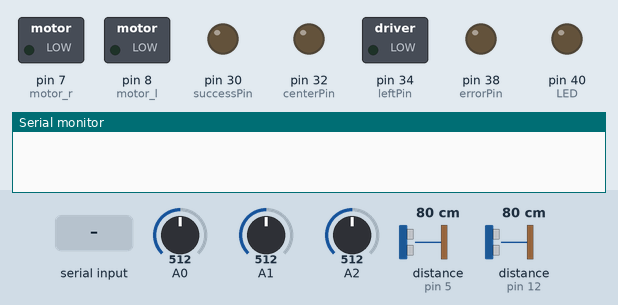
Simulated run of this sketch. Board: Arduino Mega 2560, built with avr-gcc and run on an emulated ATmega2560. On the bench: switched loads named in the sketch (green lamp = pin HIGH), output pins drawn as LEDs (lit = HIGH), the last lines printed to the serial monitor. The inputs (shaded band) are chosen by the test bench; at power-on: A0 = 512, A1 = 512, A2 = 512, distance to the obstacle (sensors on pin 5, pin 12) 80 cm. The echo pulse lasts 58.3 µs per cm; pins used as bus, display or sensor lines are not drawn.

Above: at 1.2 s.
1.3 s: "1" received over Serial
At 2.5 s:
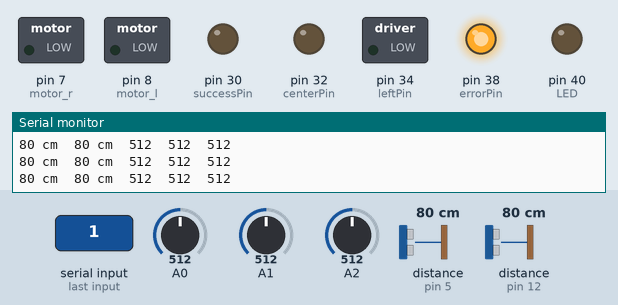
8.8 s: A0 set to 110
11.8 s: A0 set to 93
Timing chart, 0 to 14.3 s (numbered marks = the images above; inputs shaded):
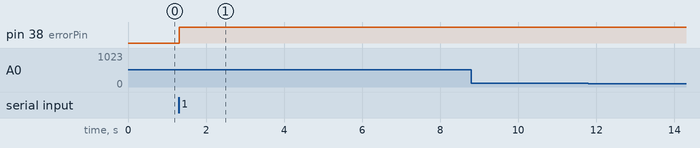

Measured:
- after the input at 1.3 s, pin 38 (errorPin): LOW → HIGH at once

The sketch:

LRS_COM.ino
```cpp
// Written by Jonah Embry
// Last Updated: 3/26/2021
// This is the overall code for the LRS Communication Protocols
// In this system, the LRS Mega fuctions as the Master: Z-stage (Device 8) and (CRS Device 9) are slaves
// This version of the code is meant purely to plug the charger in. We can worry about uplugging it later
// Include the required Wire library for I2C<br>


#include <Wire.h>
#include <RedBot.h>

//Declare IR sensors
RedBotSensor left_sen = RedBotSensor(A2);
RedBotSensor center_sen = RedBotSensor(A1);
RedBotSensor right_sen = RedBotSensor(A0);

//motor right
#define motor_r 7
//motor left
#define motor_l 8
int lineStandard = 1000;

//Motor Speeds
int fullSpeed = 110;
int turnSpeed = 80;
int stopSpeed = 0;

//LED pins
#define errorPin 38 //RED
#define successPin 30 //Green
#define leftPin 34 //BLUE
#define centerPin 32 //BLUE
#define rightPin 30 //BLUE

//pins for Ultrasonic sensors
#define trigPin1 13
#define echoPin1 12
#define trigPin2 4
#define echoPin2 5


int LED = 40;      //LRS Indicator LED
char ZDone = '0';    //Z-stage flag variable: if 0, z-stage is not elevated; if 1, z-stage is elevated
char CRSDone = '0';  //CRS flag variabe: if 0, CRS is not plugged in; if 1, CRS is plugged in

char user_input;  //Variable for user input for the start

void setup() {
  //outputs for motors
  pinMode(motor_r, OUTPUT);
  pinMode(motor_l, OUTPUT);

  //variables for ultrasonics
  pinMode(trigPin1, OUTPUT);
  pinMode(echoPin1, INPUT);
  pinMode(trigPin2, OUTPUT);
  pinMode(echoPin2, INPUT);

  //variables for LEDs
  pinMode(errorPin,OUTPUT);
  pinMode(successPin,OUTPUT);
  pinMode(leftPin,OUTPUT);
  pinMode(centerPin,OUTPUT);
  pinMode(rightPin,OUTPUT);

  Serial.begin(9600);  // Serial Line for Trouble Shooting
  pinMode(LED, OUTPUT); // LRS Indicator LED

  // Communications Stuff
  Wire.begin();           // Start the I2C Bus as Master
}
void loop() {
    user_input = Serial.read(); //Reads Serial1, which should be used in serial monitor. If user enters 1, the system starts

    if(user_input == '1'){      //Start program

      //Start LRS Movement Function

while(true){

  //IR values
  int left = left_sen.read();
  int center = center_sen.read();
  int right = right_sen.read();

  //Ultrasonic Left
  long duration1, distance1;
  digitalWrite(trigPin1, LOW);
  delayMicroseconds(2);
  digitalWrite(trigPin1, HIGH);
  delayMicroseconds(10);
  digitalWrite(trigPin1, LOW);
  duration1 = pulseIn(echoPin1, HIGH);
  distance1 = (duration1/2) / 29.1; //centimeters


  //ultrasonic right
  long duration2, distance2;
  digitalWrite(trigPin2, LOW);
  delayMicroseconds(2);
  digitalWrite(trigPin2, HIGH);
  delayMicroseconds(10);
  digitalWrite(trigPin2, LOW);
  duration2 = pulseIn(echoPin2, HIGH);
  distance2 = (duration2/2) / 29.1; //centimeters

  //Print distance and IR values
  Serial.print(distance1);
  Serial.print(" cm");
  Serial.print("\t");
  Serial.print(distance2);
  Serial.print(" cm");
  Serial.print("\t");
  Serial.print(left);
  Serial.print("\t");
  Serial.print(center);
  Serial.print("\t");
  Serial.print(right);
  Serial.println();

  if(distance1<60 || distance2<60){
    digitalWrite(successPin,LOW);
    digitalWrite(errorPin,HIGH);
    digitalWrite(leftPin,LOW);
    digitalWrite(centerPin,LOW);
    digitalWrite(rightPin,LOW);
    analogWrite(motor_r, stopSpeed);
    analogWrite(motor_l, stopSpeed);
  }

  bool qtil= left>lineStandard;
  bool qtim= center>lineStandard;
  bool qtir= right>lineStandard;

 if(qtim && !qtir && !qtil){          //qti on the line in the middle
  digitalWrite(successPin,LOW);
  digitalWrite(errorPin,LOW);
  digitalWrite(leftPin,LOW);
  digitalWrite(centerPin,HIGH);
  digitalWrite(rightPin,LOW);
  analogWrite(motor_r, fullSpeed);
  analogWrite(motor_l, fullSpeed);
  }
 else if(qtir && !qtim && !qtil){     //only line on the right
  digitalWrite(successPin,LOW);
  digitalWrite(errorPin,LOW);
  digitalWrite(leftPin,LOW);
  digitalWrite(centerPin,LOW);
  digitalWrite(rightPin,HIGH);
  analogWrite(motor_r, turnSpeed);
  analogWrite(motor_l, fullSpeed);
  break;
  }
 else if(qtil && !qtim && !qtir){     //only on the left
  digitalWrite(successPin,LOW);
  digitalWrite(errorPin,LOW);
  digitalWrite(leftPin,HIGH);
  digitalWrite(centerPin,LOW);
  digitalWrite(rightPin,LOW);
  analogWrite(motor_r, fullSpeed);
  analogWrite(motor_l, turnSpeed);
  }
  else if(qtil && qtim && qtir){    //reaches the end
  digitalWrite(successPin,HIGH);
  digitalWrite(errorPin,LOW);
  digitalWrite(leftPin,LOW);
  digitalWrite(centerPin,LOW);
  digitalWrite(rightPin,LOW);
  analogWrite(motor_r, stopSpeed);
  analogWrite(motor_l, stopSpeed);
  //break;
  }
  else{                                //detects nothing and stops
  digitalWrite(successPin,LOW);
  digitalWrite(errorPin,HIGH);
  digitalWrite(leftPin,LOW);
  digitalWrite(centerPin,LOW);
  digitalWrite(rightPin,LOW);
  analogWrite(motor_r, stopSpeed);
  analogWrite(motor_l, stopSpeed);
  }
}
Serial.println("done");
      //LRS to Z-Stage: Start elevation
      Wire.beginTransmission(8); // transmit to device #8 (Z-Stage)
      Wire.write('1');              // sends 1
      Wire.endTransmission();    // stop transmitting


      //Z-stage to LRS: Finished elevation
          //Used code from here: https://www.arduino.cc/en/Tutorial/LibraryExamples/MasterReader

      while (ZDone == '0') {    // waiting for Z-Stage to confirm elevation
        Serial1.println("Waiting for Z-Confirmation ");
        Wire.requestFrom(8, 1);                       // request 1 bytes from slave device #8 (Z-stage)
        ZDone = Wire.read();          // receive a byte as character
        Serial1.print(ZDone);         // print the character
        //Blink LRS LED to display waiting
        Serial1.println();
        delay(1000);                  // Checks if ZDone has been triggered every second
      }

        //At this point, Z-Stage should be in position


      //LRS to CRS: Plug in the charger
      Wire.beginTransmission(9); // transmit to device #9 (Close Range System)
      Wire.write('1');              // sends 1
      Wire.endTransmission();    // stop transmitting


      //CRS to LRS: Charger Plugged in

      while (CRSDone == '0') {    // Waiting for CRS to confirm plug in
        Serial1.println("Waiting for CRS Confirmation ");
        Wire.requestFrom(9, 1);                       // request 1 bytes from slave device #9 (CRS)
        CRSDone = Wire.read();          // receive a byte as character
        Serial1.print(CRSDone);         // print the character
        //Blink LRS LED to display waiting
        Serial1.println();
        delay(1000);                  // Checks if CRSDone has been triggered every second
      }

      //At this point, the CRS should be plugged in

    }
}
```
